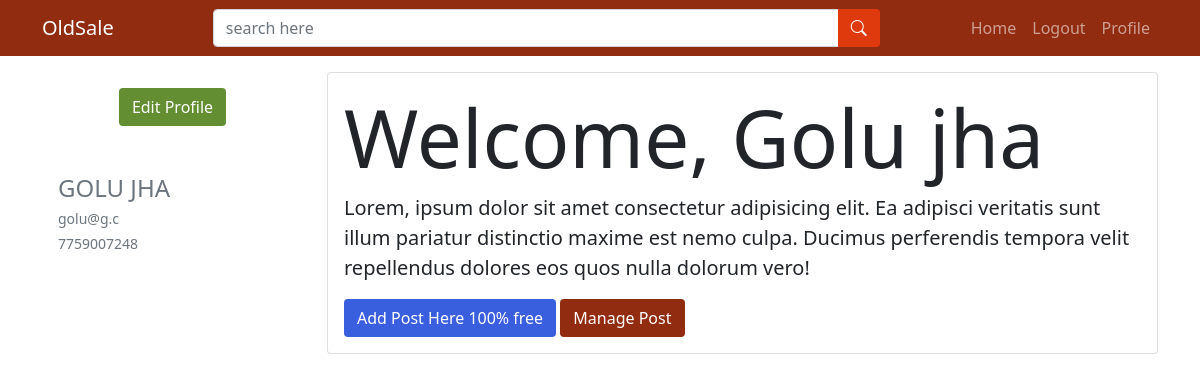
/user/index.php (signed in), run on the app's committed database.
### tables this page shows
CREATE TABLE `users` (
  `id` int(11) NOT NULL,
  `contact` varchar(100) NOT NULL,
  `name` varchar(100) NOT NULL,
  `email` varchar(100) NOT NULL,
  `password` varchar(200) NOT NULL
);

### user/index.php (the view, shortened to what this page needs)
<?php include "../dbconnect.php";
$log = $_SESSION['user'];
$callingUser = mysqli_query($connect,"select * from users where contact = '$log'");
$data = mysqli_fetch_array($callingUser);
?>
<!DOCTYPE html>
<html lang="en">
<head>
    <link rel="stylesheet" href="../style.css">
<link href="https://cdn.jsdelivr.net/npm/bootstrap@5.1.3/dist/css/bootstrap.min.css" rel="stylesheet">
<link rel="stylesheet" href="https://cdn.jsdelivr.net/npm/bootstrap-icons@1.7.2/font/bootstrap-icons.css">
</head>
<body>
    <?php include "../header.php";?>
    <div class="container mt-3">
        <div class="row">
            <div class="col-3">
                <div class="card border-0 ">
                    <div class="card-body text-center">
                        <a href="" class="btn bg-dark-green text-white">Edit Profile</a>
</div>
<div class="card-body">
                        <div class="mt-3">
                            <h4 class="text-uppercase text-secondary"><?= $data['name'];?></h4>
                            <h5 class=" text-muted small"><?= $data['email'];?></h5>
                            <h5 class="text-uppercase text-muted small"><?= $data['contact'];?></h5>
                        </div>
                    </div>
                </div>
            </div>
            <div class="col-9">
                <div class="card">
                    <div class="card-body">
                        <h1 class="display-1">Welcome, <?= $data['name'];?></h1>
                        <p class="lead">Lorem, ipsum dolor sit amet consectetur adipisicing elit. Ea adipisci veritatis sunt illum pariatur distinctio maxime est nemo culpa. Ducimus perferendis tempora velit repellendus dolores eos quos nulla dolorum vero!</p>
                        <a href="add_post.php" class="btn bg-blue text-white">Add Post Here 100% free</a>
                        <a href="post_list.php" class="btn bg-brown text-white">Manage Post</a>
                    </div>
                </div>
            </div>
        </div>
    </div>
</body>
</html>

### style.css (style rules this page uses)
.bg-dark-green { background-color: #638f32!important; }
.bg-blue { background-color: #3A5FDE!important; }
.bg-brown { background-color: #912c10!important; }

### data on the page
users: name "GOLU JHA", email "golu@g.c", contact "7759007248", name "Golu jha"

### other printed values
PROJECT_NAME "OldSale"
